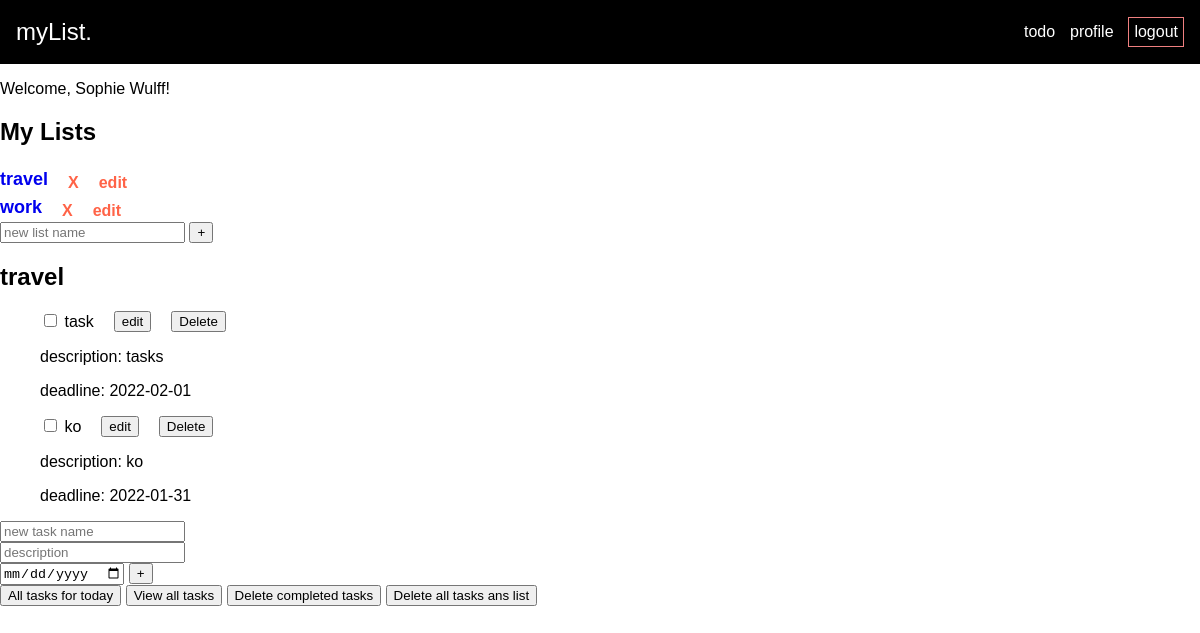
Before: /loggedin.php?id=25&title=travel (signed in) with the older database file.
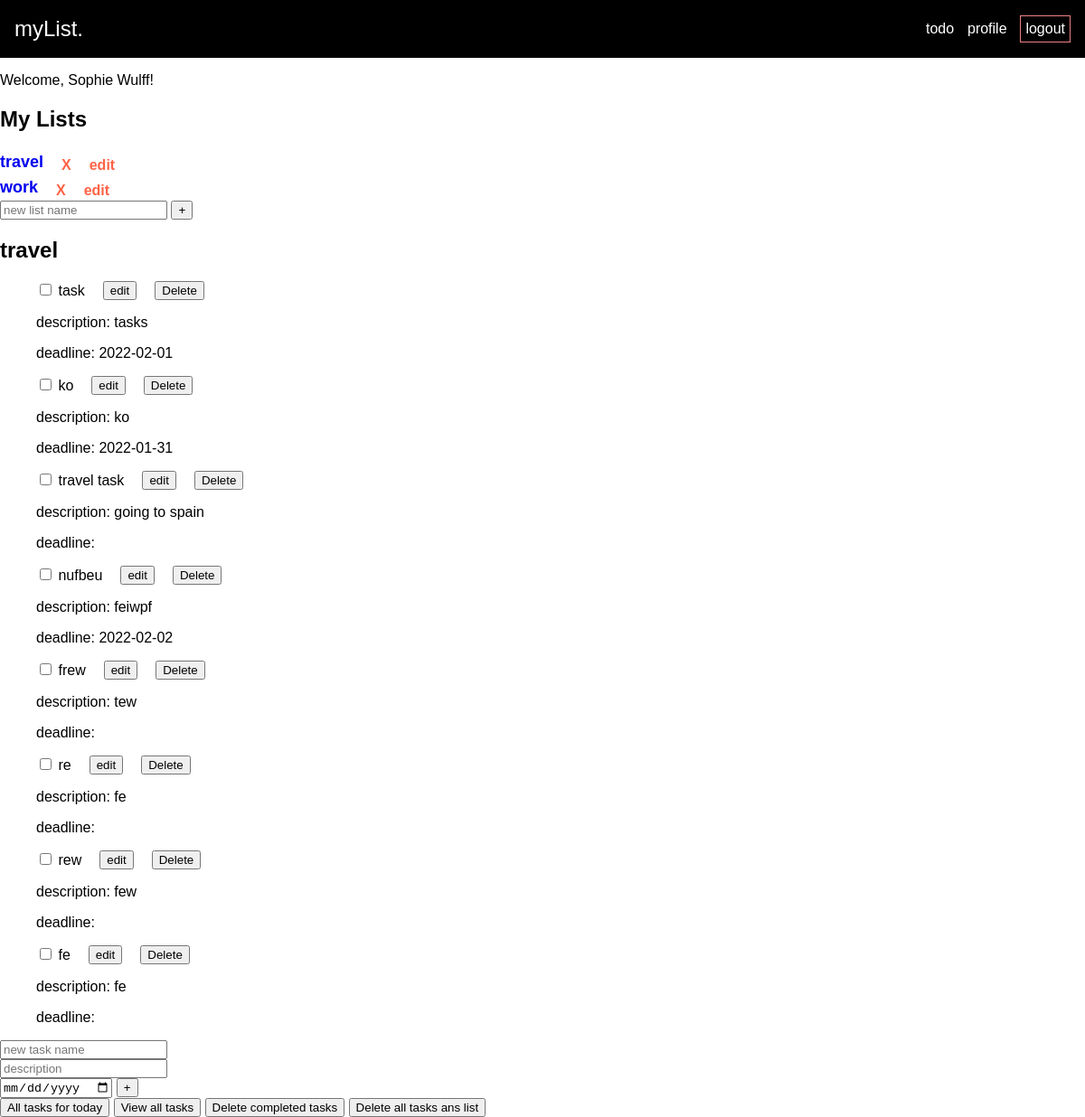
After: the same page with the newer database file.
### tables this page shows
CREATE TABLE lists (
id INTEGER PRIMARY KEY AUTOINCREMENT,
title VARCHAR,
created_at DATETIME DEFAULT CURRENT_TIMESTAMP,
user_id INTEGER,
FOREIGN KEY(user_id) REFERENCES users(id)
);

CREATE TABLE tasks (
id INTEGER PRIMARY KEY AUTOINCREMENT,
title VARCHAR,
created_at DATETIME DEFAULT CURRENT_TIMESTAMP,
deadline_at DATETIME DEFAULT CURRENT_TIMESTAMP,
completed_at DATETIME DEFAULT CURRENT_TIMESTAMP,
content VARCHAR,
list_id INTEGER,
user_id INTEGER,
FOREIGN KEY(list_id) REFERENCES lists(id),
FOREIGN KEY(user_id) REFERENCES users(id)
);

### app/functions.php (called while the page is built, shortened)
<?php
function get_lists(object $database)
{
    $user_id = $_SESSION['user']['id'];
    $statement = $database->prepare("SELECT * FROM lists WHERE user_id = :id");
    $statement->bindParam(':id', $user_id, PDO::PARAM_INT);
    $statement->execute();
    $lists = $statement->fetchAll(PDO::FETCH_ASSOC);
    return $lists;
}
function get_tasks(object $database)
{
    $user_id = $_SESSION['user']['id'];
    $statement = $database->prepare('SELECT * FROM tasks WHERE user_id = :user_id ');
    $statement->bindParam(':user_id', $user_id, PDO::PARAM_INT);
    $statement->execute();
    $allTasks = $statement->fetchAll(PDO::FETCH_ASSOC);
    return $allTasks;
}

### loggedin.php (the view, shortened to what this page needs)
<?php
require __DIR__ . '/app/autoload.php';
require __DIR__ . '/views/header.php';
?>
<?php if (isset($_SESSION['user'])) : ?>
    <p>Welcome, <?= $_SESSION['user']['name']; ?>!</p>
<?php
endif; ?>
<h2 class="list-title">My Lists</h2>
<div class="list-container">
    <ul>
        <?php
        $lists = get_lists($database);
        foreach ($lists as $list) : ?>
            <?php
            $title = $list['title'];
            $id = $list['id'];
            ?>
            <li>
                <a href="loggedin.php?id=<?= $id; ?>&title=<?= $title; ?>"><?php echo $title ?></a>
                <form action="/app/lists/delete.php" method="post">
                    <button name="delete-list" type="submit" value="<?= $id ?>">X</button>
                </form>
                <form action="/app/lists/edit.php" method="post">
                    <button name="edit-list" type="submit" value="<?= $id ?>">edit</button>
                </form>
            </li>
        <?php endforeach ?>
    </ul>
</div>
<form action="/app/lists/create.php" method="post">
    <input id="title" name="title" type="text" class="new-list" placeholder="new list name" aria-label="new list name" />
    <button class="create-list">+</button>
</form>
<div class="todo-list">
    <div class="todo-header">
        <h2 class="list-title"><?= $_GET['title']; ?></h2>
    </div>
</div>
<div class="task-container">
    <ul>
        <?php
        if (isset($_GET['id'])) :
            $tasks = get_tasks($database);
            foreach ($tasks as $task) :
                if ($task['list_id'] === $_GET['id']) : ?>
                    <li>
                        <form action="/app/tasks/completed.php" method="post">
                            <input type="checkbox" id="list-checkbox" name="list-checkbox">
                            <label for="list-checkbox"><?= $task['title'] ?></label>
                        </form>
                        <form action="/app/tasks/edit-task" method="post">
                            <button name="edit-task" value="<?= $task['id'] ?>" type="submit">edit</button>
                        </form>
                        <form action=" /app/tasks/delete.php?id=<?= $_GET['id'] ?>&title=<?= $title; ?>" method="post">
                            <button name="delete-task" type="submit" value="<?= $task['id'] ?>">Delete</button>
                        </form>
                    </li>
                    <p>description: <?php echo $task['content'] ?></p>
                    <p>deadline: <?php echo $task['deadline_at'] ?></p>
                <?php endif; ?>
            <?php endforeach ?>
    </ul>
</div>
<?php else :
            echo 'please choose a list.'
?>
<?php endif; ?>
<form action="/app/tasks/create.php?id=<?= $_GET['id'] ?>&title=<?= $title; ?>" method="post">
    <div>
        <input id="title" name="title" type="text" class="new-task" placeholder="new task name" />
    </div>
    <div>
        <input id="content" name="content" type="text" class="new-task" placeholder="description" />
    </div>
    <div>
        <input id="date" name="date" type="date" class="new-task" />
        <button class="create-task" aria-label="create new task">+</button>
    </div>
</form>
<div class="delete-stuff">
    <button class="delete MARKED">All tasks for today</button>
    <button class="delete MARKED">View all tasks</button>
    <button class="delete MARKED">Delete completed tasks</button>
    <button class="delete MARKED">Delete all tasks ans list</button>
</div>

### views/header.php (shortened to what this page needs)
<!DOCTYPE html>
<html lang="en">
<head>
    <link rel="stylesheet" href="assets/styles/style.css">
    <link rel="stylesheet" href="assets/styles/header.css">
    <link rel="stylesheet" href="assets/styles/footer.css">
    <link rel="stylesheet" href="assets/styles/signup.css">
    <link rel="stylesheet" href="assets/styles/profile.css">
    <link rel="stylesheet" href="assets/styles/loggedin.css">
</head>
<body>
    <header>
        <?php if (isset($_SESSION['user'])) { ?>
            <div class="logo"><a href="/">myList.</a></div>
            <div class="nav-buttons">
                <a href="/loggedin.php">todo</a>
                <a href="profile.php">profile</a>
                <a href="/app/users/logout.php">logout</a>
            </div>
        <?php } ?>
    </header>

### assets/styles/style.css (style rules this page uses)
* { box-sizing: border-box; }
body { margin: 0; padding: 0; font-family: sans-serif; }

### assets/styles/header.css (style rules this page uses)
header { display: flex; justify-content: space-between; align-items: center; padding-right: 1rem; padding-left: 1rem; }
header { background-color: black; height: 4rem; font-family: sans-serif; }
.nav-buttons { width: 10rem; display: flex; justify-content: space-between; align-items: center; }
.nav-buttons a:last-child { border: 1px solid lightcoral; padding: 5px; }
.logo { font-size: 24px; }
header a { text-decoration: none; color: white; }

### assets/styles/loggedin.css (style rules this page uses)
.list-container ul { margin: 0; padding: 0; }
.list-container li { display: flex; align-items: center; gap: 20px; font-size: 24px; }
.list-container a { text-decoration: none; font-size: 18px; font-weight: 600; }
.list-container li button { background: none; color: tomato; border: none; padding: 0; cursor: pointer; font-weight: 600; font-size: 16px; }
.task-container li { display: flex; gap: 20px; }

Changed rows visible on the page:
added tasks: title "travel task", $task['id'] 33 (drawn), content "going to spain"
added tasks: title "nufbeu", $task['id'] 35 (drawn), content "feiwpf", deadline_at "2022-02-02"
added tasks: title "frew", $task['id'] 36 (drawn), content "tew"
added tasks: title "re", $task['id'] 37 (drawn), content "fe"
added tasks: title "rew", $task['id'] 38 (drawn), content "few"
added tasks: title "fe", $task['id'] 39 (drawn), content "fe"
